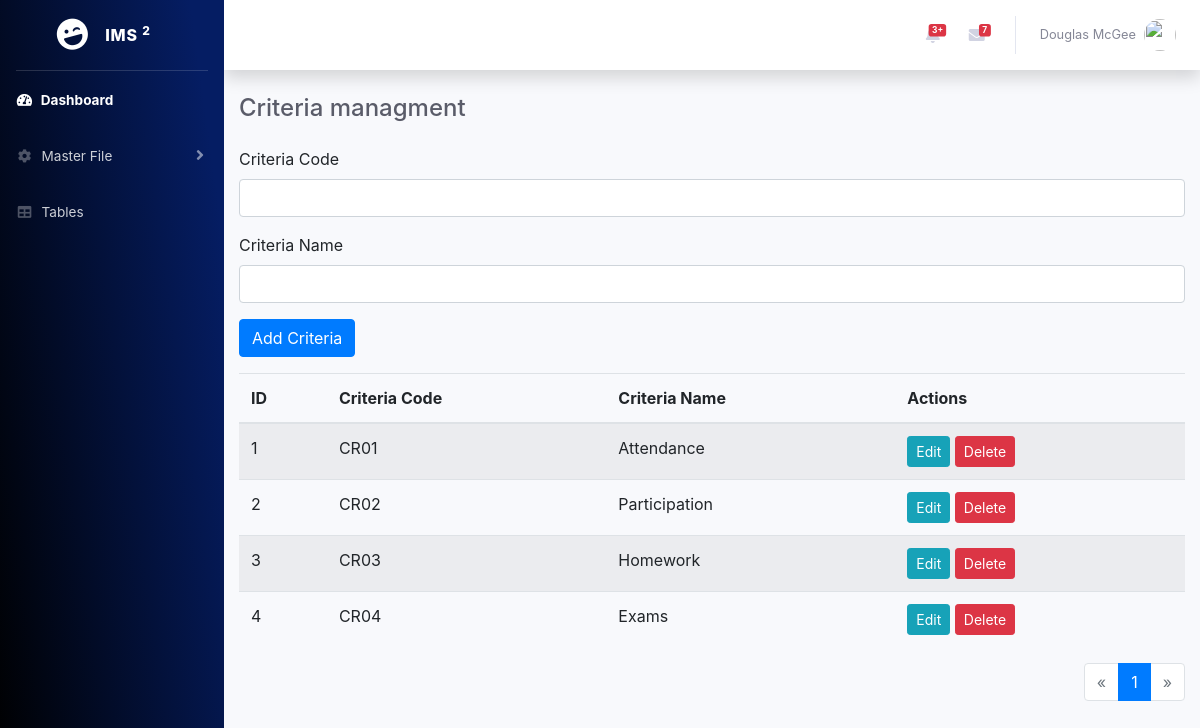
The page /create_criteria.php on the database as committed earlier.
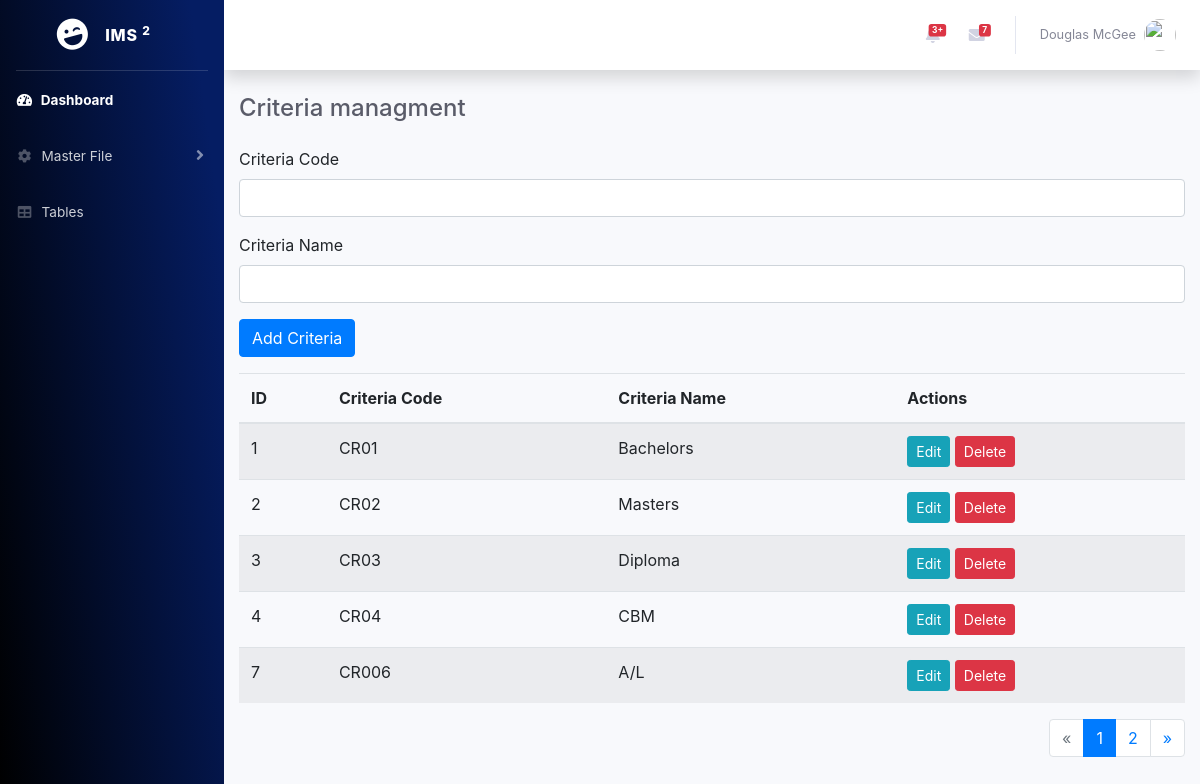
The same page on the database as committed later.
### tables this page shows
CREATE TABLE `criterias` (
  `id` int(11) NOT NULL,
  `criteria_code` varchar(100) NOT NULL,
  `criteria_name` varchar(255) NOT NULL,
  `created_at` timestamp NOT NULL DEFAULT current_timestamp()
);

### create_criteria.php (the view, shortened to what this page needs)
<?php
include("database/connection.php");
include("includes/header.php");
$results_per_page = 5;
$page = isset($_GET['page']) ? (int)$_GET['page'] : 1;
$start = ($page - 1) * $results_per_page;
$sql = "SELECT * FROM criterias LIMIT $start, $results_per_page";
$result = $conn->query($sql);
$sql_total = "SELECT COUNT(*) as total FROM criterias";
$result_total = $conn->query($sql_total);
$total_rows = $result_total->fetch_assoc()['total'];
$total_pages = ceil($total_rows / $results_per_page);
?>
<div id="wrapper">
    <?php include("nav.php"); ?>
    <div id="content-wrapper" class="d-flex flex-column">
        <div id="content">
            <?php include("includes/topnav.php"); ?>
            <div class="container-fluid">
                <div class="d-sm-flex align-items-center justify-content-between mb-4">
                    <h4 class="h4 mb-0 text-gray-800">Criteria managment</h4>
                </div>
 <form action="" method="post" class="mb-3">
        <div class="form-group">
            <label for="criteria_code">Criteria Code</label>
            <input type="text" class="form-control" id="criteria_code" name="criteria_code" required>
        </div>
        <div class="form-group">
            <label for="criteria_name">Criteria Name</label>
            <input type="text" class="form-control" id="criteria_name" name="criteria_name" required>
        </div>
        <button type="submit" name="add_criteria" class="btn btn-primary">Add Criteria</button>
    </form>
    <table class="table table-striped">
        <thead>
            <tr>
                <th>ID</th>
                <th>Criteria Code</th>
                <th>Criteria Name</th>
                <th>Actions</th>
            </tr>
        </thead>
        <tbody>
            <?php while ($row = $result->fetch_assoc()): ?>
                <tr>
                    <td><?php echo $row['id']; ?></td>
                    <td><?php echo htmlspecialchars($row['criteria_code']); ?></td>
                    <td><?php echo htmlspecialchars($row['criteria_name']); ?></td>
                    <td>
                        <button class="btn btn-info btn-sm" data-toggle="modal" data-target="#editModal" data-id="<?php echo $row['id']; ?>" data-criteria_code="<?php echo htmlspecialchars($row['criteria_code']); ?>" data-criteria_name="<?php echo htmlspecialchars($row['criteria_name']); ?>">Edit</button>
                        <form action="" method="post" class="d-inline">
                            <button type="submit" name="delete_criteria" class="btn btn-danger btn-sm">Delete</button>
                        </form>
                    </td>
                </tr>
            <?php endwhile; ?>
        </tbody>
    </table>
    <nav aria-label="Page navigation">
        <ul class="pagination justify-content-end">
            <li class="page-item <?php if ($page <= 1) echo 'disabled'; ?>">
                <a class="page-link" href="?page=<?php echo $page - 1; ?>" aria-label="Previous">
                    <span aria-hidden="true">&laquo;</span>
                </a>
            </li>
            <?php for ($i = 1; $i <= $total_pages; $i++): ?>
                <li class="page-item <?php if ($i == $page) echo 'active'; ?>">
                    <a class="page-link" href="?page=<?php echo $i; ?>"><?php echo $i; ?></a>
                </li>
            <?php endfor; ?>
            <li class="page-item <?php if ($page >= $total_pages) echo 'disabled'; ?>">
                <a class="page-link" href="?page=<?php echo $page + 1; ?>" aria-label="Next">
                    <span aria-hidden="true">&raquo;</span>
                </a>
            </li>
        </ul>
    </nav>
            </div>
        </div>
    </div>
</div>
</body>
</html>

Rows that differ between the two databases and show on the page:
changed criterias "CR01": criteria_name "Attendance" → "Bachelors"
changed criterias "CR02": criteria_name "Participation" → "Masters"
changed criterias "CR03": criteria_name "Homework" → "Diploma"
changed criterias "CR04": criteria_name "Exams" → "CBM"
added criterias: id "7", criteria_code "CR006", criteria_name "A/L"
Other text that changed with them:
new list line: "2"
